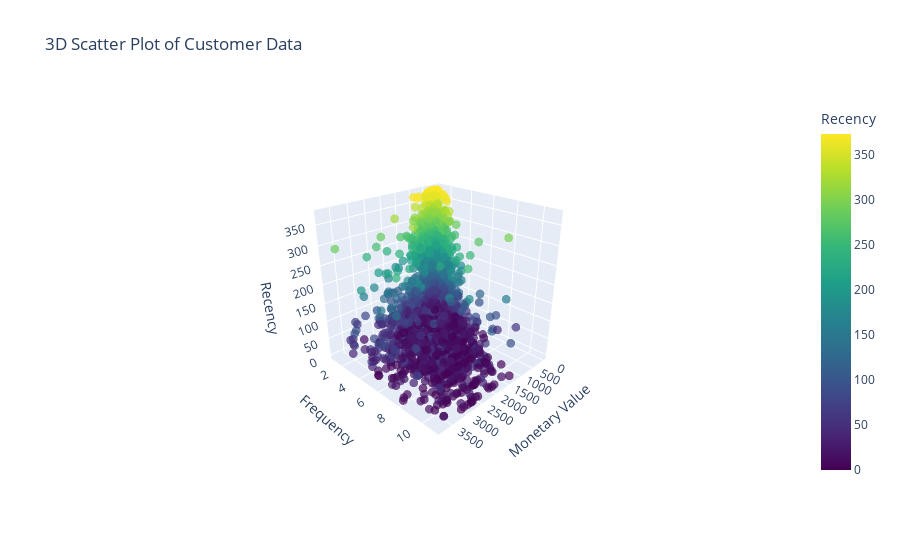

Notebook source saved alongside this figure:
### Code cell
import plotly.express as px

fig4 = px.scatter_3d(
    non_outliers_df,
    x="MonetaryValue",
    y="Frequency",
    z="Recency",
    opacity=0.7,
    color="Recency",
    color_continuous_scale="Viridis",
    title="3D Scatter Plot of Customer Data"
)
fig4.update_traces(marker=dict(size=3))

fig4.update_layout(
    scene_camera=dict(
        eye=dict(x=1.8, y=1.8, z=1.2)
    ),
    scene=dict(
        xaxis_title="Monetary Value",
        yaxis_title="Frequency",
        zaxis_title="Recency"
    )
)
fig4

### Figure 1 — Plotly figure (JSON) as saved in the notebook; plotly's stock layout.template omitted (floating-point values rounded to 4 significant figures; data arrays with more than 128 entries replaced by an {"elided": "..."} marker saying what was removed)
{"data": [{"hovertemplate": "MonetaryValue=%{x}<br>Frequency=%{y}<br>Recency=%{marker.color}<extra></extra>", "legendgroup": "", "marker": {"color": {"elided": "3809 int values"}, "coloraxis": "coloraxis", "opacity": 0.7, "size": 3, "symbol": "circle"}, "mode": "markers", "name": "", "scene": "scene", "showlegend": false, "type": "scatter3d", "x": {"elided": "3809 float values"}, "y": {"elided": "3809 int values"}, "z": {"elided": "3809 int values"}}], "layout": {"coloraxis": {"colorbar": {"title": {"text": "Recency"}}, "colorscale": [[0, "#440154"], [0.1111, "#482878"], [0.2222, "#3e4989"], [0.3333, "#31688e"], [0.4444, "#26828e"], [0.5556, "#1f9e89"], [0.6667, "#35b779"], [0.7778, "#6ece58"], [0.8889, "#b5de2b"], [1, "#fde725"]]}, "legend": {"tracegroupgap": 0}, "scene": {"camera": {"eye": {"x": 1.8, "y": 1.8, "z": 1.2}}, "domain": {"x": [0, 1], "y": [0, 1]}, "xaxis": {"title": {"text": "Monetary Value"}}, "yaxis": {"title": {"text": "Frequency"}}, "zaxis": {"title": {"text": "Recency"}}}, "title": {"text": "3D Scatter Plot of Customer Data"}}}
